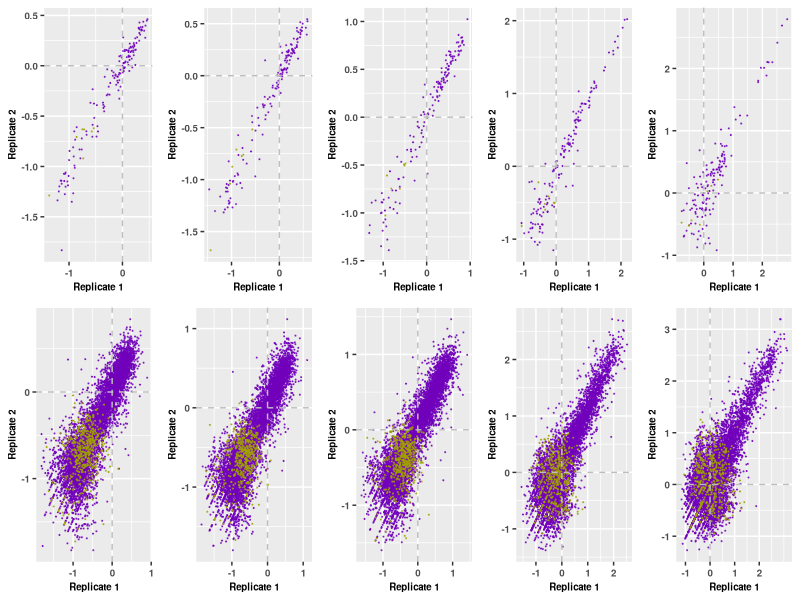
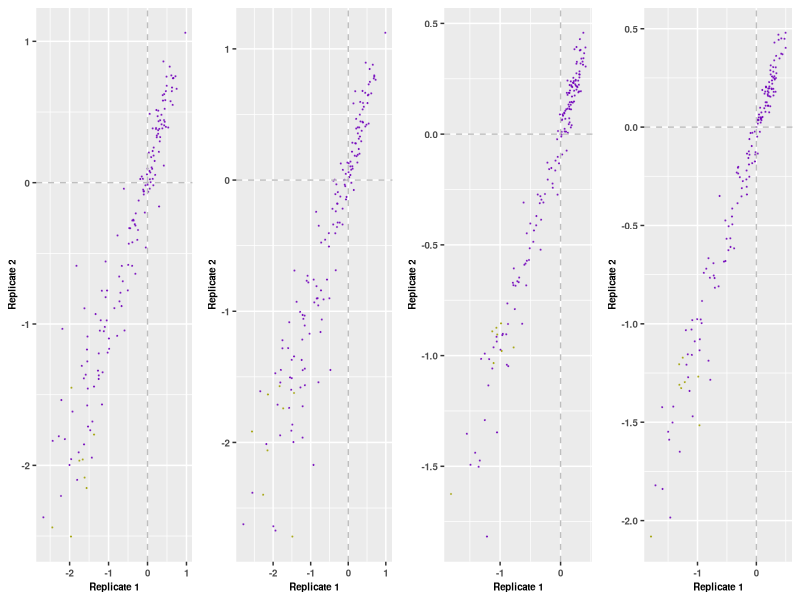

The R script that drew these images, in order:
#R code
library(ggplot2)
library(scales)
library(RColorBrewer)
library(readr)
library(tidyr)
library(reshape)
library(stringr)
library(dplyr)
library(ggrepel)
library(gridExtra)
require(cowplot)

coloring <- function(mut){
  if (grepl('_',mut)){return ('Nonsense')}
  else{return ('Missense')}
  }

Plot_RepvsRep <- function(lib,xlab,ylab,title){
  textsize <- 7
  c <- signif(cor(log10(lib$Rep1fit),log10(lib$Rep2fit),use="complete.obs",method="pearson"),2)
  print ('############################')
  print (title)
  print (paste('Pearson correlation of log10 fitness:', c, sep=' '))
  p <- ggplot(lib,aes(x=log10(Rep1fit),y=log10(Rep2fit),color=color)) +
	 geom_point(size=0.1) +
         geom_hline(yintercept = log10(1), color = 'grey', linetype=2) +
         geom_vline(xintercept = log10(1), color = 'grey', linetype=2) +
	 xlab(xlab) +
	 ylab(ylab) +
	 scale_color_manual(values=c('#A0A000AF','#7001BAAF')) +
         ggtitle(title) +
	 theme(plot.title=element_blank(),
               axis.title=element_text(size=textsize,face="bold"),
	       axis.text=element_text(size=textsize,face="bold"),
	       legend.title=element_blank(),
	       legend.text=element_text(size=textsize,face="bold"),
	       legend.position='none') +
         scale_x_continuous(breaks = c(-2,-1,0,1,2))
  return (p)
  }

Slib <- read_tsv('result/Fitness_S.tsv') %>%
          mutate(color=factor(mapply(coloring,mut),levels=c('Nonsense','Missense'))) %>%
          arrange(desc(color)) %>%
          filter(Input_count >= 20)
Dlib <- read_tsv('result/Fitness_D.tsv') %>%
          mutate(color=factor(mapply(coloring,mut),levels=c('Nonsense','Missense'))) %>%
          arrange(desc(color)) %>%
          filter(Input_count >= 20)
SI06_lib <- read_tsv('result/Fitness_SI06.tsv') %>%
	      mutate(color=factor(mapply(coloring,mut),levels=c('Nonsense','Missense'))) %>%
	      arrange(desc(color)) %>%
	      filter(Input_count >= 20)
Mich15_lib <- read_tsv('result/Fitness_Mich15.tsv') %>%
	        mutate(color=factor(mapply(coloring,mut),levels=c('Nonsense','Missense'))) %>%
	        arrange(desc(color)) %>%
	        filter(Input_count >= 20)
Slib_A0 <- Slib %>% 
             rename(Rep1fit=rep1_no_antibody_fit) %>%
             rename(Rep2fit=rep2_no_antibody_fit)
Slib_A1 <- Slib %>% 
             rename(Rep1fit=rep1_2ug_CR9114_fit) %>%
             rename(Rep2fit=rep2_2ug_CR9114_fit)
Slib_A5 <- Slib %>% 
             rename(Rep1fit=rep1_10ug_CR9114_fit) %>%
             rename(Rep2fit=rep2_10ug_CR9114_fit)
Slib_F1 <- Slib %>% 
             rename(Rep1fit=rep1_300ng_FI6v3_fit) %>%
             rename(Rep2fit=rep2_300ng_FI6v3_fit)
Slib_F5 <- Slib %>% 
             rename(Rep1fit=rep1_2500ng_FI6v3_fit) %>%
             rename(Rep2fit=rep2_2500ng_FI6v3_fit)
Dlib_A0 <- Dlib %>% 
             rename(Rep1fit=rep1_no_antibody_fit) %>%
             rename(Rep2fit=rep2_no_antibody_fit)
Dlib_A1 <- Dlib %>% 
             rename(Rep1fit=rep1_2ug_CR9114_fit) %>%
             rename(Rep2fit=rep2_2ug_CR9114_fit)
Dlib_A5 <- Dlib %>% 
             rename(Rep1fit=rep1_10ug_CR9114_fit) %>%
             rename(Rep2fit=rep2_10ug_CR9114_fit)
Dlib_F1 <- Dlib %>% 
             rename(Rep1fit=rep1_300ng_FI6v3_fit) %>%
             rename(Rep2fit=rep2_300ng_FI6v3_fit)
Dlib_F5 <- Dlib %>% 
             rename(Rep1fit=rep1_2500ng_FI6v3_fit) %>%
             rename(Rep2fit=rep2_2500ng_FI6v3_fit)
SI06_A0 <- SI06_lib %>%
             rename(Rep1fit=rep1_no_antibody_fit) %>%
             rename(Rep2fit=rep2_no_antibody_fit)
Mich15_A0 <- Mich15_lib %>%
               rename(Rep1fit=rep1_no_antibody_fit) %>%
               rename(Rep2fit=rep2_no_antibody_fit)
SI06_F1 <- SI06_lib %>%
             rename(Rep1fit=rep1_300ng_FI6v3_fit) %>%
             rename(Rep2fit=rep2_300ng_FI6v3_fit)
Mich15_F1 <- Mich15_lib %>%
               rename(Rep1fit=rep1_300ng_FI6v3_fit) %>%
               rename(Rep2fit=rep2_300ng_FI6v3_fit)
p1  <- Plot_RepvsRep(Slib_A0,'Replicate 1','Replicate 2',expression(bold('no antibody')))
p2  <- Plot_RepvsRep(Slib_A1,'Replicate 1','Replicate 2',expression(bold("CR9114 (2"~"\u03bc"*"g/mL)")))
p3  <- Plot_RepvsRep(Slib_A5,'Replicate 1','Replicate 2',expression(bold("CR9114 (10"~"\u03bc"*"g/mL)")))
p4  <- Plot_RepvsRep(Slib_F1,'Replicate 1','Replicate 2',expression(bold("FI6v3 (0.3"~"\u03bc"*"g/mL)")))
p5  <- Plot_RepvsRep(Slib_F5,'Replicate 1','Replicate 2',expression(bold("FI6v3 (2.5"~"\u03bc"*"g/mL)")))
p6  <- Plot_RepvsRep(Dlib_A0,'Replicate 1','Replicate 2',expression(bold('no antibody')))
p7  <- Plot_RepvsRep(Dlib_A1,'Replicate 1','Replicate 2',expression(bold("CR9114 (2"~"\u03bc"*"g/mL)")))
p8  <- Plot_RepvsRep(Dlib_A5,'Replicate 1','Replicate 2',expression(bold("CR9114 (10"~"\u03bc"*"g/mL)")))
p9  <- Plot_RepvsRep(Dlib_F1,'Replicate 1','Replicate 2',expression(bold("FI6v3 (0.3"~"\u03bc"*"g/mL)")))
p10 <- Plot_RepvsRep(Dlib_F5,'Replicate 1','Replicate 2',expression(bold("FI6v3 (2.5"~"\u03bc"*"g/mL)")))
p <- grid.arrange(p1,p2,p3,p4,p5,p6,p7,p8,p9,p10,nrow=2,ncol=5)
ggsave('graph/QC_replicates_cor.png',p,height=2.8,width=6.5)

p_SI06_A0 <- Plot_RepvsRep(SI06_A0,'Replicate 1','Replicate 2',expression(bold('no antibody')))
p_SI06_F1 <- Plot_RepvsRep(SI06_F1,'Replicate 1','Replicate 2',expression(bold('FI6v3 (0.3"~"\u03bc"*"g/mL)"')))
p_Mich15_A0 <- Plot_RepvsRep(Mich15_A0,'Replicate 1','Replicate 2',expression(bold('no antibody')))
p_Mich15_F1 <- Plot_RepvsRep(Mich15_F1,'Replicate 1','Replicate 2',expression(bold('FI6v3 (0.3"~"\u03bc"*"g/mL)"')))
p <- grid.arrange(p_SI06_A0, p_SI06_F1, p_Mich15_A0, p_Mich15_F1, nrow=1,ncol=4)
ggsave('graph/QC_replicates_cor_H1.png',p,height=1.4,width=5.5)
